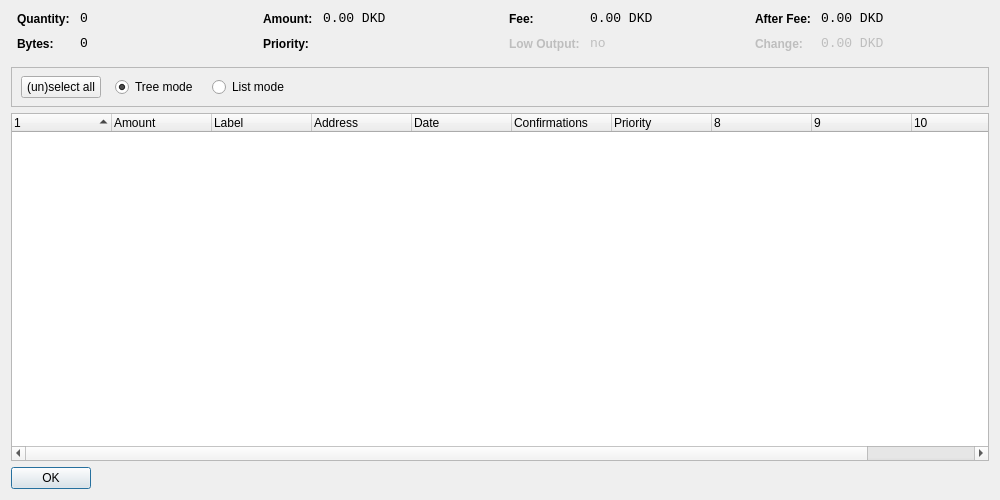
<?xml version="1.0" encoding="UTF-8"?>
<ui version="4.0">
 <class>CoinControlDialog</class>
 <widget class="QDialog" name="CoinControlDialog">
  <property name="geometry">
   <rect>
    <x>0</x>
    <y>0</y>
    <width>1000</width>
    <height>500</height>
   </rect>
  </property>
  <property name="windowTitle">
   <string>Coin Control</string>
  </property>
  <layout class="QVBoxLayout" name="verticalLayout">
   <item>
    <layout class="QHBoxLayout" name="horizontalLayoutTop" stretch="0,0,0,0">
     <property name="topMargin">
      <number>0</number>
     </property>
     <property name="bottomMargin">
      <number>10</number>
     </property>
     <item>
      <layout class="QFormLayout" name="formLayoutCoinControl1">
       <property name="horizontalSpacing">
        <number>10</number>
       </property>
       <property name="verticalSpacing">
        <number>10</number>
       </property>
       <property name="leftMargin">
        <number>6</number>
       </property>
       <property name="rightMargin">
        <number>6</number>
       </property>
       <item row="0" column="0">
        <widget class="QLabel" name="labelCoinControlQuantityText">
         <property name="styleSheet">
          <string notr="true">font-weight:bold;</string>
         </property>
         <property name="text">
          <string>Quantity:</string>
         </property>
        </widget>
       </item>
       <item row="0" column="1">
        <widget class="QLabel" name="labelCoinControlQuantity">
         <property name="font">
          <font>
           <family>Monospace</family>
           <pointsize>10</pointsize>
          </font>
         </property>
         <property name="cursor">
          <cursorShape>IBeamCursor</cursorShape>
         </property>
         <property name="contextMenuPolicy">
          <enum>Qt::ActionsContextMenu</enum>
         </property>
         <property name="text">
          <string notr="true">0</string>
         </property>
         <property name="textInteractionFlags">
          <set>Qt::LinksAccessibleByMouse|Qt::TextSelectableByKeyboard|Qt::TextSelectableByMouse</set>
         </property>
        </widget>
       </item>
       <item row="1" column="0">
        <widget class="QLabel" name="labelCoinControlBytesText">
         <property name="styleSheet">
          <string notr="true">font-weight:bold;</string>
         </property>
         <property name="text">
          <string>Bytes:</string>
         </property>
        </widget>
       </item>
       <item row="1" column="1">
        <widget class="QLabel" name="labelCoinControlBytes">
         <property name="font">
          <font>
           <family>Monospace</family>
           <pointsize>10</pointsize>
          </font>
         </property>
         <property name="cursor">
          <cursorShape>IBeamCursor</cursorShape>
         </property>
         <property name="contextMenuPolicy">
          <enum>Qt::ActionsContextMenu</enum>
         </property>
         <property name="text">
          <string notr="true">0</string>
         </property>
         <property name="textInteractionFlags">
          <set>Qt::LinksAccessibleByMouse|Qt::TextSelectableByKeyboard|Qt::TextSelectableByMouse</set>
         </property>
        </widget>
       </item>
      </layout>
     </item>
     <item>
      <layout class="QFormLayout" name="formLayoutCoinControl2">
       <property name="horizontalSpacing">
        <number>10</number>
       </property>
       <property name="verticalSpacing">
        <number>10</number>
       </property>
       <property name="leftMargin">
        <number>6</number>
       </property>
       <property name="rightMargin">
        <number>6</number>
       </property>
       <item row="0" column="0">
        <widget class="QLabel" name="labelCoinControlAmountText">
         <property name="styleSheet">
          <string notr="true">font-weight:bold;</string>
         </property>
         <property name="text">
          <string>Amount:</string>
         </property>
        </widget>
       </item>
       <item row="0" column="1">
        <widget class="QLabel" name="labelCoinControlAmount">
         <property name="font">
          <font>
           <family>Monospace</family>
           <pointsize>10</pointsize>
          </font>
         </property>
         <property name="cursor">
          <cursorShape>IBeamCursor</cursorShape>
         </property>
         <property name="contextMenuPolicy">
          <enum>Qt::ActionsContextMenu</enum>
         </property>
         <property name="text">
          <string notr="true">0.00 DKD</string>
         </property>
         <property name="textInteractionFlags">
          <set>Qt::LinksAccessibleByMouse|Qt::TextSelectableByKeyboard|Qt::TextSelectableByMouse</set>
         </property>
        </widget>
       </item>
       <item row="1" column="0">
        <widget class="QLabel" name="labelCoinControlPriorityText">
         <property name="styleSheet">
          <string notr="true">font-weight:bold;</string>
         </property>
         <property name="text">
          <string>Priority:</string>
         </property>
        </widget>
       </item>
       <item row="1" column="1">
        <widget class="QLabel" name="labelCoinControlPriority">
         <property name="font">
          <font>
           <family>Monospace</family>
           <pointsize>10</pointsize>
          </font>
         </property>
         <property name="cursor">
          <cursorShape>IBeamCursor</cursorShape>
         </property>
         <property name="contextMenuPolicy">
          <enum>Qt::ActionsContextMenu</enum>
         </property>
         <property name="text">
          <string/>
         </property>
         <property name="textInteractionFlags">
          <set>Qt::LinksAccessibleByMouse|Qt::TextSelectableByKeyboard|Qt::TextSelectableByMouse</set>
         </property>
        </widget>
       </item>
      </layout>
     </item>
     <item>
      <layout class="QFormLayout" name="formLayoutCoinControl3">
       <property name="horizontalSpacing">
        <number>10</number>
       </property>
       <property name="verticalSpacing">
        <number>10</number>
       </property>
       <property name="leftMargin">
        <number>6</number>
       </property>
       <property name="rightMargin">
        <number>6</number>
       </property>
       <item row="0" column="0">
        <widget class="QLabel" name="labelCoinControlFeeText">
         <property name="styleSheet">
          <string notr="true">font-weight:bold;</string>
         </property>
         <property name="text">
          <string>Fee:</string>
         </property>
        </widget>
       </item>
       <item row="0" column="1">
        <widget class="QLabel" name="labelCoinControlFee">
         <property name="font">
          <font>
           <family>Monospace</family>
           <pointsize>10</pointsize>
          </font>
         </property>
         <property name="cursor">
          <cursorShape>IBeamCursor</cursorShape>
         </property>
         <property name="contextMenuPolicy">
          <enum>Qt::ActionsContextMenu</enum>
         </property>
         <property name="text">
          <string notr="true">0.00 DKD</string>
         </property>
         <property name="textInteractionFlags">
          <set>Qt::LinksAccessibleByMouse|Qt::TextSelectableByKeyboard|Qt::TextSelectableByMouse</set>
         </property>
        </widget>
       </item>
       <item row="1" column="0">
        <widget class="QLabel" name="labelCoinControlLowOutputText">
         <property name="enabled">
          <bool>false</bool>
         </property>
         <property name="styleSheet">
          <string notr="true">font-weight:bold;</string>
         </property>
         <property name="text">
          <string>Low Output:</string>
         </property>
        </widget>
       </item>
       <item row="1" column="1">
        <widget class="QLabel" name="labelCoinControlLowOutput">
         <property name="enabled">
          <bool>false</bool>
         </property>
         <property name="font">
          <font>
           <family>Monospace</family>
           <pointsize>10</pointsize>
          </font>
         </property>
         <property name="cursor">
          <cursorShape>IBeamCursor</cursorShape>
         </property>
         <property name="contextMenuPolicy">
          <enum>Qt::ActionsContextMenu</enum>
         </property>
         <property name="text">
          <string notr="true">no</string>
         </property>
         <property name="textInteractionFlags">
          <set>Qt::LinksAccessibleByMouse|Qt::TextSelectableByKeyboard|Qt::TextSelectableByMouse</set>
         </property>
        </widget>
       </item>
      </layout>
     </item>
     <item>
      <layout class="QFormLayout" name="formLayoutCoinControl4">
       <property name="horizontalSpacing">
        <number>10</number>
       </property>
       <property name="verticalSpacing">
        <number>10</number>
       </property>
       <property name="leftMargin">
        <number>6</number>
       </property>
       <property name="rightMargin">
        <number>6</number>
       </property>
       <item row="0" column="0">
        <widget class="QLabel" name="labelCoinControlAfterFeeText">
         <property name="styleSheet">
          <string notr="true">font-weight:bold;</string>
         </property>
         <property name="text">
          <string>After Fee:</string>
         </property>
        </widget>
       </item>
       <item row="0" column="1">
        <widget class="QLabel" name="labelCoinControlAfterFee">
         <property name="font">
          <font>
           <family>Monospace</family>
           <pointsize>10</pointsize>
          </font>
         </property>
         <property name="cursor">
          <cursorShape>IBeamCursor</cursorShape>
         </property>
         <property name="contextMenuPolicy">
          <enum>Qt::ActionsContextMenu</enum>
         </property>
         <property name="text">
          <string notr="true">0.00 DKD</string>
         </property>
         <property name="textInteractionFlags">
          <set>Qt::LinksAccessibleByMouse|Qt::TextSelectableByKeyboard|Qt::TextSelectableByMouse</set>
         </property>
        </widget>
       </item>
       <item row="1" column="0">
        <widget class="QLabel" name="labelCoinControlChangeText">
         <property name="enabled">
          <bool>false</bool>
         </property>
         <property name="styleSheet">
          <string notr="true">font-weight:bold;</string>
         </property>
         <property name="text">
          <string>Change:</string>
         </property>
        </widget>
       </item>
       <item row="1" column="1">
        <widget class="QLabel" name="labelCoinControlChange">
         <property name="enabled">
          <bool>false</bool>
         </property>
         <property name="font">
          <font>
           <family>Monospace</family>
           <pointsize>10</pointsize>
          </font>
         </property>
         <property name="cursor">
          <cursorShape>IBeamCursor</cursorShape>
         </property>
         <property name="contextMenuPolicy">
          <enum>Qt::ActionsContextMenu</enum>
         </property>
         <property name="text">
          <string notr="true">0.00 DKD</string>
         </property>
         <property name="textInteractionFlags">
          <set>Qt::LinksAccessibleByMouse|Qt::TextSelectableByKeyboard|Qt::TextSelectableByMouse</set>
         </property>
        </widget>
       </item>
      </layout>
     </item>
    </layout>
   </item>
   <item>
    <widget class="QFrame" name="frame">
     <property name="minimumSize">
      <size>
       <width>0</width>
       <height>40</height>
      </size>
     </property>
     <property name="frameShape">
      <enum>QFrame::StyledPanel</enum>
     </property>
     <property name="frameShadow">
      <enum>QFrame::Sunken</enum>
     </property>
     <widget class="QWidget" name="horizontalLayoutWidget">
      <property name="geometry">
       <rect>
        <x>10</x>
        <y>0</y>
        <width>781</width>
        <height>41</height>
       </rect>
      </property>
      <layout class="QHBoxLayout" name="horizontalLayoutPanel" stretch="0,0,0,0,0">
       <property name="spacing">
        <number>14</number>
       </property>
       <item>
        <widget class="QPushButton" name="pushButtonSelectAll">
         <property name="sizePolicy">
          <sizepolicy hsizetype="Maximum" vsizetype="Fixed">
           <horstretch>0</horstretch>
           <verstretch>0</verstretch>
          </sizepolicy>
         </property>
         <property name="text">
          <string>(un)select all</string>
         </property>
        </widget>
       </item>
       <item>
        <widget class="QRadioButton" name="radioTreeMode">
         <property name="sizePolicy">
          <sizepolicy hsizetype="Maximum" vsizetype="Fixed">
           <horstretch>0</horstretch>
           <verstretch>0</verstretch>
          </sizepolicy>
         </property>
         <property name="text">
          <string>Tree mode</string>
         </property>
         <property name="checked">
          <bool>true</bool>
         </property>
        </widget>
       </item>
       <item>
        <widget class="QRadioButton" name="radioListMode">
         <property name="sizePolicy">
          <sizepolicy hsizetype="Maximum" vsizetype="Fixed">
           <horstretch>0</horstretch>
           <verstretch>0</verstretch>
          </sizepolicy>
         </property>
         <property name="text">
          <string>List mode</string>
         </property>
        </widget>
       </item>
       <item>
        <spacer name="horizontalSpacer">
         <property name="orientation">
          <enum>Qt::Horizontal</enum>
         </property>
         <property name="sizeHint" stdset="0">
          <size>
           <width>40</width>
           <height>20</height>
          </size>
         </property>
        </spacer>
       </item>
      </layout>
     </widget>
    </widget>
   </item>
   <item>
    <widget class="CoinControlTreeWidget" name="treeWidget">
     <property name="contextMenuPolicy">
      <enum>Qt::CustomContextMenu</enum>
     </property>
     <property name="sortingEnabled">
      <bool>false</bool>
     </property>
     <property name="columnCount">
      <number>11</number>
     </property>
     <attribute name="headerShowSortIndicator" stdset="0">
      <bool>true</bool>
     </attribute>
     <attribute name="headerStretchLastSection">
      <bool>false</bool>
     </attribute>
     <column>
      <property name="text">
       <string/>
      </property>
     </column>
     <column>
      <property name="text">
       <string>Amount</string>
      </property>
     </column>
     <column>
      <property name="text">
       <string>Label</string>
      </property>
     </column>
     <column>
      <property name="text">
       <string>Address</string>
      </property>
     </column>
     <column>
      <property name="text">
       <string>Date</string>
      </property>
     </column>
     <column>
      <property name="text">
       <string>Confirmations</string>
      </property>
      <property name="toolTip">
       <string>Confirmed</string>
      </property>
     </column>
     <column>
      <property name="text">
       <string>Priority</string>
      </property>
     </column>
     <column>
      <property name="text">
       <string/>
      </property>
     </column>
     <column>
      <property name="text">
       <string/>
      </property>
     </column>
     <column>
      <property name="text">
       <string/>
      </property>
     </column>
     <column>
      <property name="text">
       <string/>
      </property>
     </column>
    </widget>
   </item>
   <item>
    <widget class="QDialogButtonBox" name="buttonBox">
     <property name="sizePolicy">
      <sizepolicy hsizetype="Maximum" vsizetype="Fixed">
       <horstretch>0</horstretch>
       <verstretch>0</verstretch>
      </sizepolicy>
     </property>
     <property name="orientation">
      <enum>Qt::Horizontal</enum>
     </property>
     <property name="standardButtons">
      <set>QDialogButtonBox::Ok</set>
     </property>
    </widget>
   </item>
  </layout>
 </widget>
 <customwidgets>
  <customwidget>
   <class>CoinControlTreeWidget</class>
   <extends>QTreeWidget</extends>
   <header>coincontroltreewidget.h</header>
  </customwidget>
 </customwidgets>
 <resources/>
 <connections/>
</ui>
